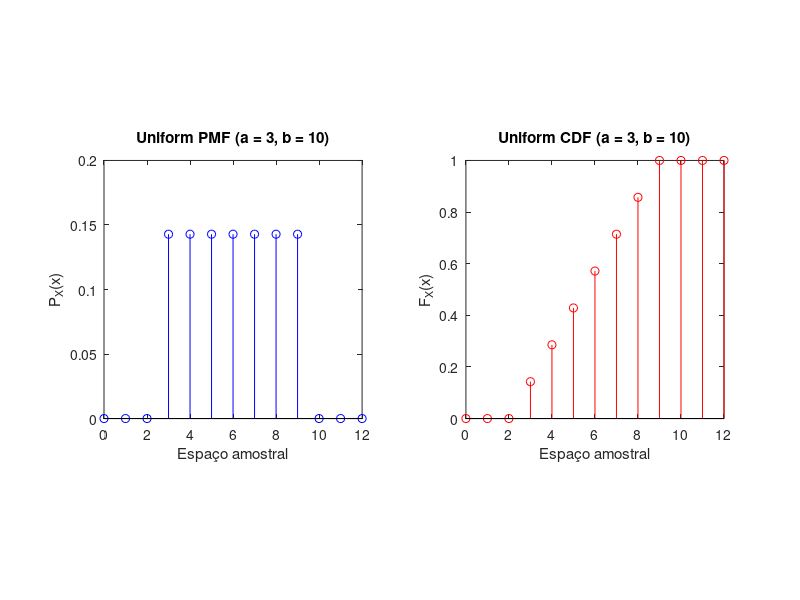

Write MATLAB code to recreate this figure.
clear all clf clf

% Função para calcular a função de distribuição cumulativa (cdf) de uma variável aleatória uniform
function F=uniformcdf(a,b,x)
  % input : minimo a, maximo b e vetor de amostras x
  % output: vetor f, onde y_i = FX(x_i) (uniform cdf de x)

  % variavel aleatoria uniform de acordo com x
  F=(x-a+1).*((x>=a) & (x<b))/(b-a);
  F=F+1.0*(x>=b);
endfunction

% Função para calcular a função de densidade de probabilidade (pdf) de uma variável aleatória uniform
function f=uniformpdf(a,b,x)
  % input : minimo a, maximo b e vetor de amostras x
  % output: vetor f, onde y_i = fx(x_i) (uniform pdf de x)

  % variavel aleatoria uniform de acordo com x
  f=((x>=a) & (x<b))/(b-a);
endfunction

% Função para gerar um vetor de amostras de uma variável aleatória uniform
function x=uniformrv(a,b,m)
  % input : minimo a, maximo b e quantidade de amostras m
  % output: vetor de m elementos, onde x(i) é uma amostra de X

  % variavel aleatoria uniform (a,b)
  x=a+(b-a)*rand(m,1);
endfunction

% Função para calcular o valor esperado de uma variável aleatória
function E = expectedValue(sx, px)
  v = sx .* px;
  E = sum(v);
endfunction

% Espaço amostral e parâmetros
a = 3;    % minimo
b = 10;   % maximo
x = 0:12;

% Cálculo da PMF e CDF
px = uniformpdf(a, b, x);
fx = uniformcdf(a, b, x);

% Valor esperado
E = expectedValue(x, px);

% Plot da PMF
figure(1);
subplot(1,2,1);
stem(x, px, 'b');
title('Uniform PMF (a = 3, b = 10)');
xlabel("Espaço amostral");
ylabel('P_X(x)');
axis square

% Plot da CDF
figure(1);
subplot(1,2,2);
stem(x, fx, 'r');
title('Uniform CDF (a = 3, b = 10)');
xlabel("Espaço amostral");
ylabel("F_X(x)");
axis square
